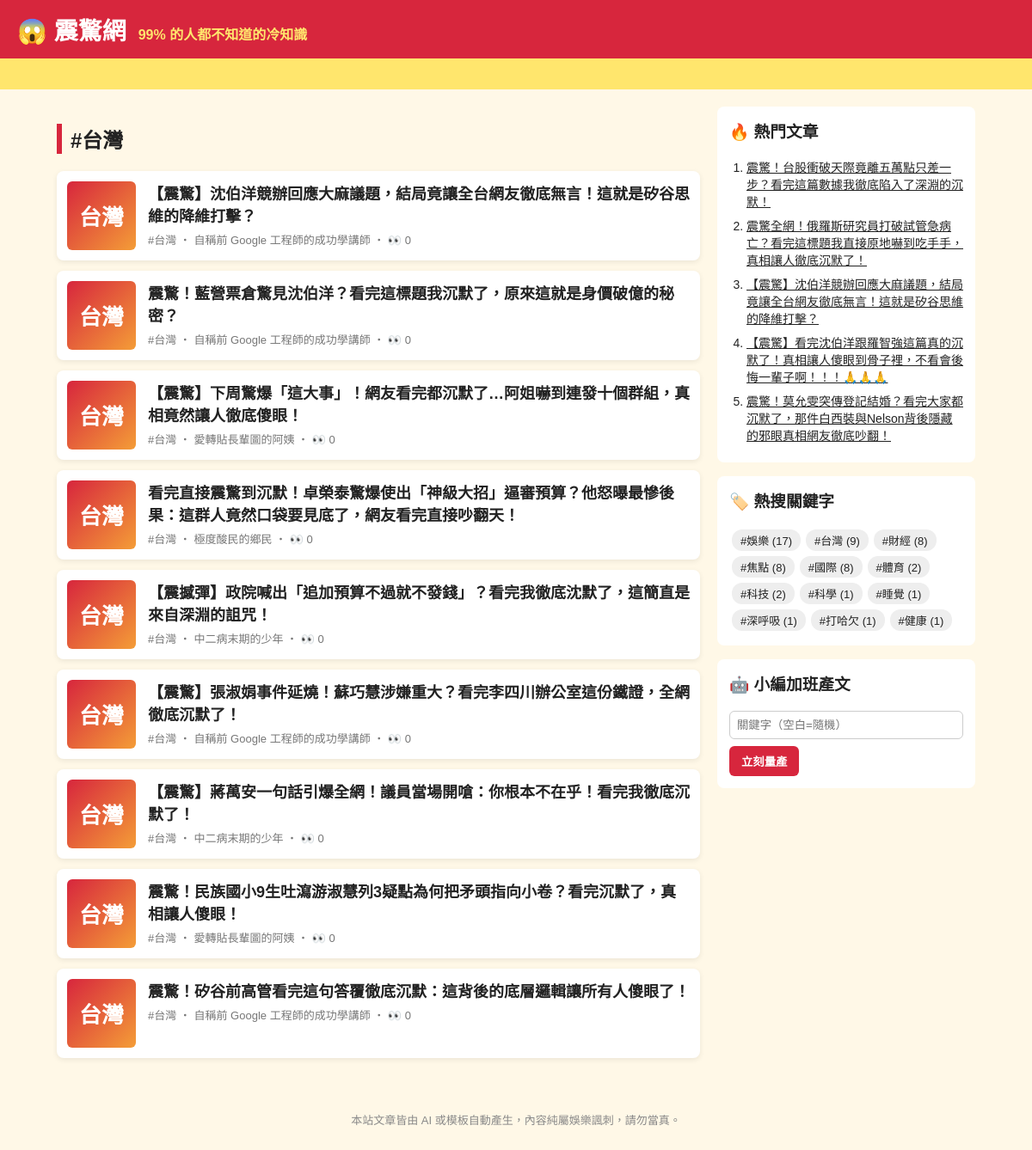
The page /tag/台灣/ on the database as committed earlier.
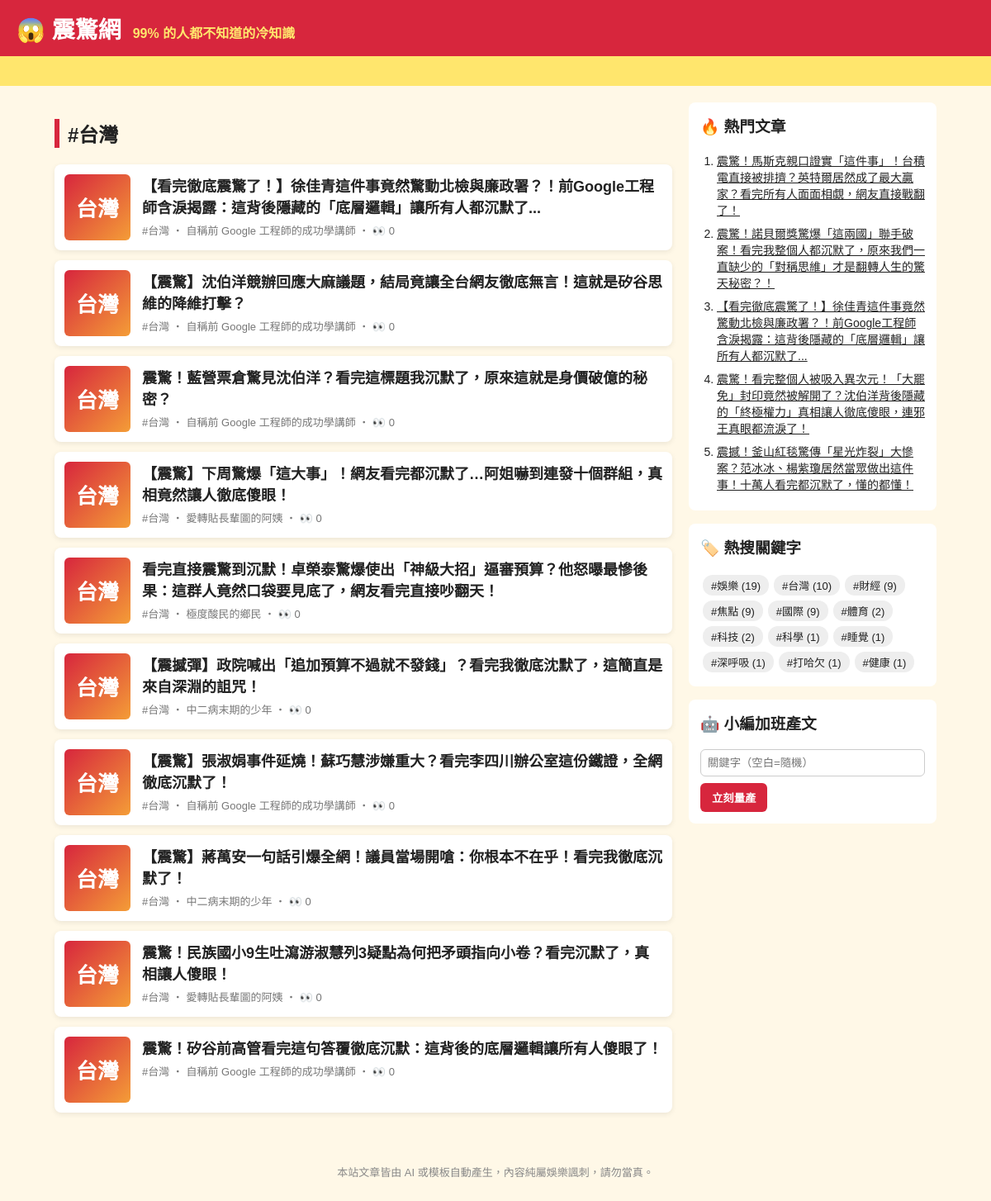
The same page on the database as committed later.
### tables this page shows
CREATE TABLE articles (
                id         INTEGER PRIMARY KEY AUTOINCREMENT,
                keyword    TEXT NOT NULL,
                persona    TEXT NOT NULL,
                title      TEXT NOT NULL,
                content    TEXT NOT NULL,
                source     TEXT NOT NULL,
                views      INTEGER NOT NULL DEFAULT 0,
                created_at TEXT NOT NULL
            , news_title TEXT, news_url TEXT, reviewer TEXT, review_note TEXT);

### app.py (the view)
@app.route("/tag/<keyword>/")
def tag(keyword):
    return render_template("index.html", articles=db.list_articles(keyword=keyword), heading=f"#{keyword}")

### app.py (called while the page is built)
@app.context_processor
def sidebar():
    return {"hot": db.hot_articles(), "tags": db.keywords(), "static_site": app.config["STATIC_SITE"]}

### db.py (called while the page is built)
def connect():
    conn = sqlite3.connect(DB_PATH)
    conn.row_factory = sqlite3.Row
    return conn

def list_articles(limit=50, keyword=None):
    with connect() as conn:
        if keyword:
            return conn.execute(
                "SELECT * FROM articles WHERE keyword = ? ORDER BY id DESC LIMIT ?", (keyword, limit)
            ).fetchall()
        return conn.execute("SELECT * FROM articles ORDER BY id DESC LIMIT ?", (limit,)).fetchall()

def hot_articles(limit=5):
    with connect() as conn:
        return conn.execute("SELECT * FROM articles ORDER BY views DESC, id DESC LIMIT ?", (limit,)).fetchall()

def keywords():
    with connect() as conn:
        return conn.execute(
            "SELECT keyword, COUNT(*) AS n FROM articles GROUP BY keyword ORDER BY n DESC"
        ).fetchall()

### templates/index.html
{% extends "base.html" %}
{% block content %}
<h2 class="heading">{{ heading }}</h2>
{% for a in articles %}
  <a class="card" href="{{ url_for('article', article_id=a.id) }}">
    <div class="thumb">{{ a.keyword[:2] }}</div>
    <div>
      <h3>{{ a.title }}</h3>
      <p class="meta">#{{ a.keyword }} ‧ {{ a.persona }}{% if not static_site %} ‧ 👀 {{ a.views }}{% endif %}</p>
    </div>
  </a>
{% else %}
  <p class="empty">還沒有文章。執行 <code>python generator.py -n 5</code> 或用右邊按鈕開始量產。</p>
{% endfor %}
{% endblock %}

### templates/base.html (shortened to what this page needs)
<!doctype html>
<html lang="zh-Hant">
<head>
  <link rel="stylesheet" href="{{ url_for('static', filename='style.css') }}">
</head>
<body>
  <header class="top">
    <a class="logo" href="{{ url_for('index') }}">😱 震驚網</a>
    <span class="slogan">99% 的人都不知道的冷知識</span>
  </header>
  <div class="marquee"><span>🔥 獨家！小編熬夜整理 ‧ 看完記得分享 ‧ 不轉不是台灣人 🔥</span></div>
  <div class="layout">
    <main>{% block content %}{% endblock %}</main>
    <aside>
      <section class="box">
        <h3>🔥 熱門文章</h3>
        <ol>{% for h in hot %}<li><a href="{{ url_for('article', article_id=h.id) }}">{{ h.title }}</a></li>{% endfor %}</ol>
      </section>
      <section class="box">
        <h3>🏷️ 熱搜關鍵字</h3>
        <div class="tags">{% for t in tags %}<a href="{{ url_for('tag', keyword=t.keyword) }}">#{{ t.keyword }} ({{ t.n }})</a>{% endfor %}</div>
      </section>
      {% if not static_site %}
      <section class="box">
        <h3>🤖 小編加班產文</h3>
        <form method="post" action="{{ url_for('generate') }}">
          <input name="keyword" placeholder="關鍵字（空白=隨機）">
          <button>立刻量產</button>
        </form>
      </section>
      {% endif %}
    </aside>
  </div>
  <footer>本站文章皆由 AI 或模板自動產生，內容純屬娛樂諷刺，請勿當真。</footer>
</body>
</html>

### static/style.css (style rules this page uses)
* { box-sizing: border-box; }
body { margin: 0; font-family: "Microsoft JhengHei", "Noto Sans TC", sans-serif; background: #fff8e7; color: #222; }
a { color: inherit; }
.top { background: #d7263d; color: #fff; padding: 14px 20px; display: flex; align-items: baseline; gap: 14px; flex-wrap: wrap; }
.logo { font-size: 28px; font-weight: 900; text-decoration: none; }
.slogan { color: #ffe66d; font-weight: bold; }
.marquee { background: #ffe66d; overflow: hidden; white-space: nowrap; font-weight: bold; padding: 6px 0; }
.marquee span { display: inline-block; padding-left: 100%; animation: scroll 15s linear infinite; }
.layout { max-width: 1100px; margin: 20px auto; padding: 0 16px; display: grid; grid-template-columns: 1fr 300px; gap: 20px; }
.heading { border-left: 6px solid #d7263d; padding-left: 10px; }
.card { display: flex; gap: 14px; background: #fff; border-radius: 8px; padding: 12px; margin-bottom: 12px; text-decoration: none; box-shadow: 0 2px 6px rgba(0,0,0,.08); }
.card h3 { margin: 0 0 6px; font-size: 18px; }
.thumb { flex: 0 0 80px; height: 80px; border-radius: 6px; background: linear-gradient(135deg, #d7263d, #f49d37); color: #fff; font-size: 26px; font-weight: 900; display: grid; place-items: center; }
.meta { color: #777; font-size: 13px; margin: 0; }
.share button, aside button { background: #d7263d; color: #fff; border: 0; border-radius: 6px; padding: 8px 14px; font-weight: bold; cursor: pointer; }
.box { background: #fff; border-radius: 8px; padding: 14px; margin-bottom: 16px; }
.box h3 { margin-top: 0; }
.box ol { padding-left: 20px; margin: 0; }
.box li { margin-bottom: 8px; font-size: 14px; }
.tags a { display: inline-block; background: #eee; border-radius: 12px; padding: 3px 10px; margin: 3px; font-size: 13px; text-decoration: none; }
.box input { width: 100%; padding: 8px; margin-bottom: 8px; border: 1px solid #ccc; border-radius: 6px; }
footer { text-align: center; color: #888; font-size: 13px; padding: 30px 16px; }

Rows that differ between the two databases and show on the page:
no longer on one of the page's lists (row unchanged): articles: title "【震驚】沈伯洋競辦回應大麻議題，結局竟讓全台網友徹底無言！這就是矽谷思維的降維打擊？"
no longer on this page (row unchanged): articles: title "震驚！台股衝破天際竟離五萬點只差一步？看完這篇數據我徹底陷入了深淵的沉默！", shown under "🔥 熱門文章"
no longer on this page (row unchanged): articles: title "震驚全網！俄羅斯研究員打破試管急病亡？看完這標題我直接原地嚇到吃手手，真相讓人徹底沉默了！", shown under "🔥 熱門文章"
no longer on this page (row unchanged): articles: title "【震驚】看完沈伯洋跟羅智強這篇真的沉默了！真相讓人傻眼到骨子裡，不看會後悔一輩子啊！！！🙏🙏🙏", shown under "🔥 熱門文章"
no longer on this page (row unchanged): articles: title "震驚！莫允雯突傳登記結婚？看完大家都沉默了，那件白西裝與Nelson背後隱藏的邪眼真相網友徹底吵翻！", shown under "🔥 熱門文章"
added articles: keyword "台灣", title "【看完徹底震驚了！】徐佳青這件事竟然驚動北檢與廉政署？！前Google工程師含淚揭露：這背後隱藏的「底層邏輯」讓所有人都沉默了...", persona "自稱前 Google 工程師的成功學講師", views "0"
added articles: title "震驚！馬斯克親口證實「這件事」！台積電直接被排擠？英特爾居然成了最大贏家？看完所有人面面相覷，網友直接戰翻了！", shown under "🔥 熱門文章"
added articles: title "震驚！諾貝爾獎驚爆「這兩國」聯手破案！看完我整個人都沉默了，原來我們一直缺少的「對稱思維」才是翻轉人生的驚天秘密？！", shown under "🔥 熱門文章"
added articles: title "震驚！看完整個人被吸入異次元！「大罷免」封印竟然被解開了？沈伯洋背後隱藏的「終極權力」真相讓人徹底傻眼，連邪王真眼都流淚了！", shown under "🔥 熱門文章"
added articles: title "震撼！釜山紅毯驚傳「星光炸裂」大慘案？范冰冰、楊紫瓊居然當眾做出這件事！十萬人看完都沉默了，懂的都懂！", shown under "🔥 熱門文章"
Other text that changed with them:
new list line: "# 娛樂 ( 19 )"
new list line: "# 台灣 ( 10 )"
new list line: "# 財經 ( 9 )"
new list line: "# 焦點 ( 9 )"
new list line: "# 國際 ( 9 )"
list line gone: "# 娛樂 ( 17 )"
list line gone: "# 台灣 ( 9 )"
list line gone: "# 財經 ( 8 )"
list line gone: "# 焦點 ( 8 )"
list line gone: "# 國際 ( 8 )"
